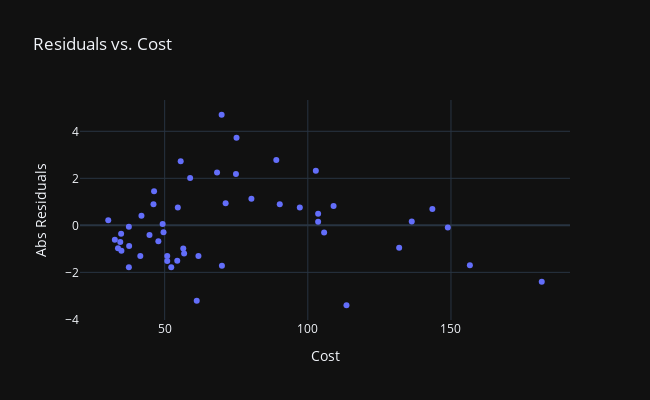

The notebook cell this image was saved under:
### Markdown cell above
### Regression Diagnostics

### Code cell
# Predict on training data
y_preds = lr.predict(X_train_with_intercept)

# Calculate residuals
r_i = (y_train - y_preds)

# Plot Residuals vs Cost
fig = px.scatter(x=X_train, y=r_i, template="plotly_dark", height=400, width=650, title="Residuals vs. Cost")
fig.update_layout(xaxis_title="Cost", yaxis_title="Residuals")

### Figure 1 — Plotly figure (JSON) as saved in the notebook; plotly's stock layout.template omitted (floating-point values rounded to 4 significant figures)
{"data": [{"hovertemplate": "x=%{x}<br>y=%{y}<extra></extra>", "legendgroup": "", "marker": {"color": "#636efa", "symbol": "circle"}, "mode": "markers", "name": "", "orientation": "v", "showlegend": false, "type": "scatter", "x": [105.7, 109, 75.1, 90.2, 54.6, 41.9, 49.6, 69.9, 103.6, 113.5, 61.8, 37.5, 56.8, 55.6, 143.5, 52.3, 156.6, 56.5, 37.6, 71.3, 148.9, 46.3, 74.9, 103.6, 37.5, 70, 41.5, 89, 30.3, 61.2, 102.8, 181.7, 34.5, 50.9, 32.6, 50.9, 58.9, 34.8, 46.1, 131.9, 44.7, 34.9, 80.3, 47.8, 136.3, 54.4, 97.2, 68.3, 49.3, 33.7], "xaxis": "x", "y": [-0.3021, 0.8223, 3.723, 0.8947, 0.7567, 0.4035, -0.2963, 4.704, 0.1479, -3.399, -1.307, -1.782, -1.2, 2.725, 0.6988, -1.779, -1.697, -0.989, -0.8795, 0.9442, -0.09676, 1.449, 2.187, 0.4979, -0.06234, -1.723, -1.308, 2.78, 0.2118, -3.205, 2.325, -2.399, -0.7081, -1.309, -0.6125, -1.519, 2.01, -0.3595, 0.8936, -0.9529, -0.4064, -1.077, 1.132, -0.6778, 0.1629, -1.509, 0.7548, 2.248, 0.05509, -0.971], "yaxis": "y"}], "layout": {"height": 400, "legend": {"tracegroupgap": 0}, "title": {"text": "Residuals vs. Cost"}, "width": 650, "xaxis": {"anchor": "y", "domain": [0, 1], "title": {"text": "Cost"}}, "yaxis": {"anchor": "x", "domain": [0, 1], "title": {"text": "Abs Residuals"}}}}
